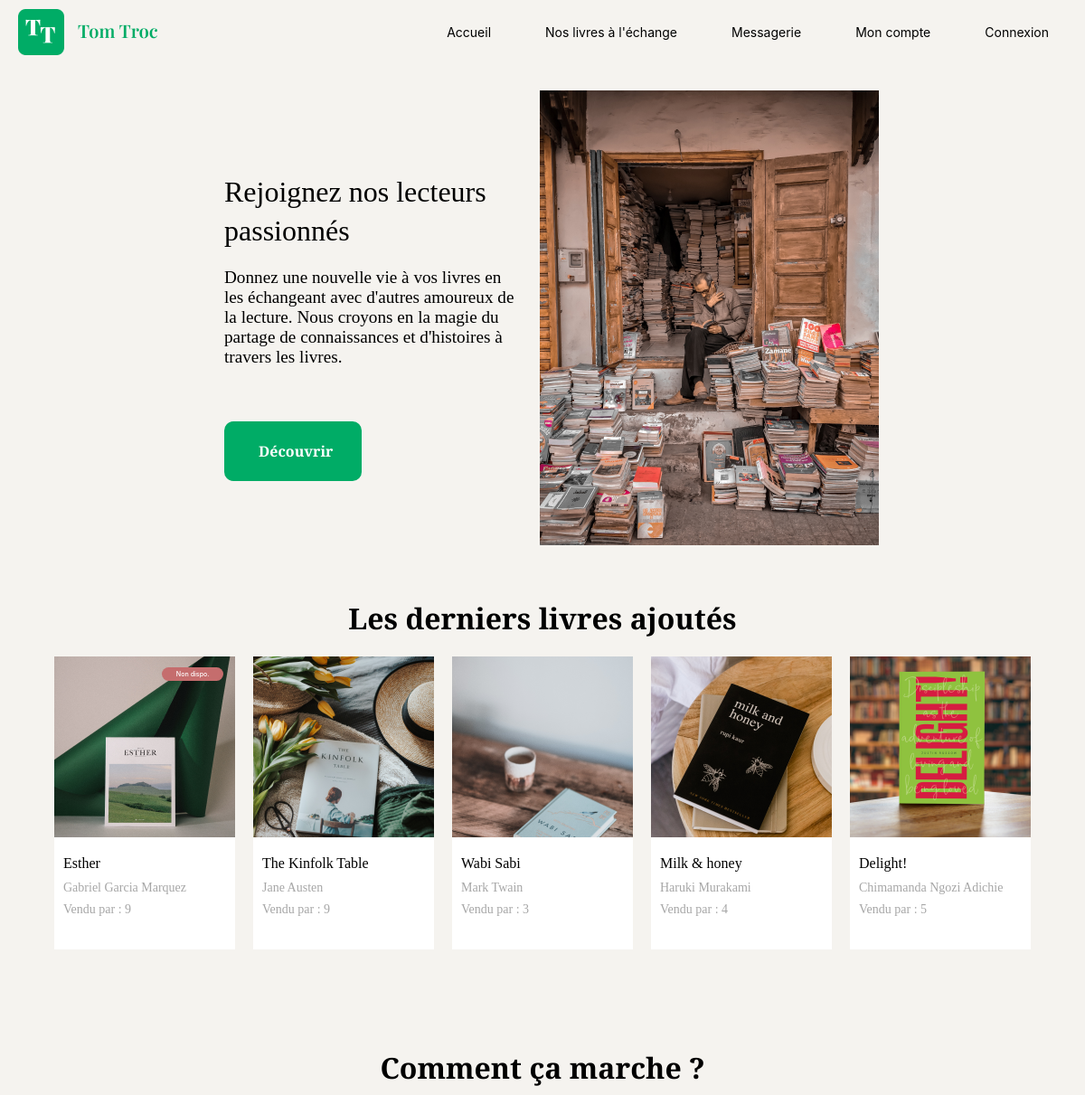
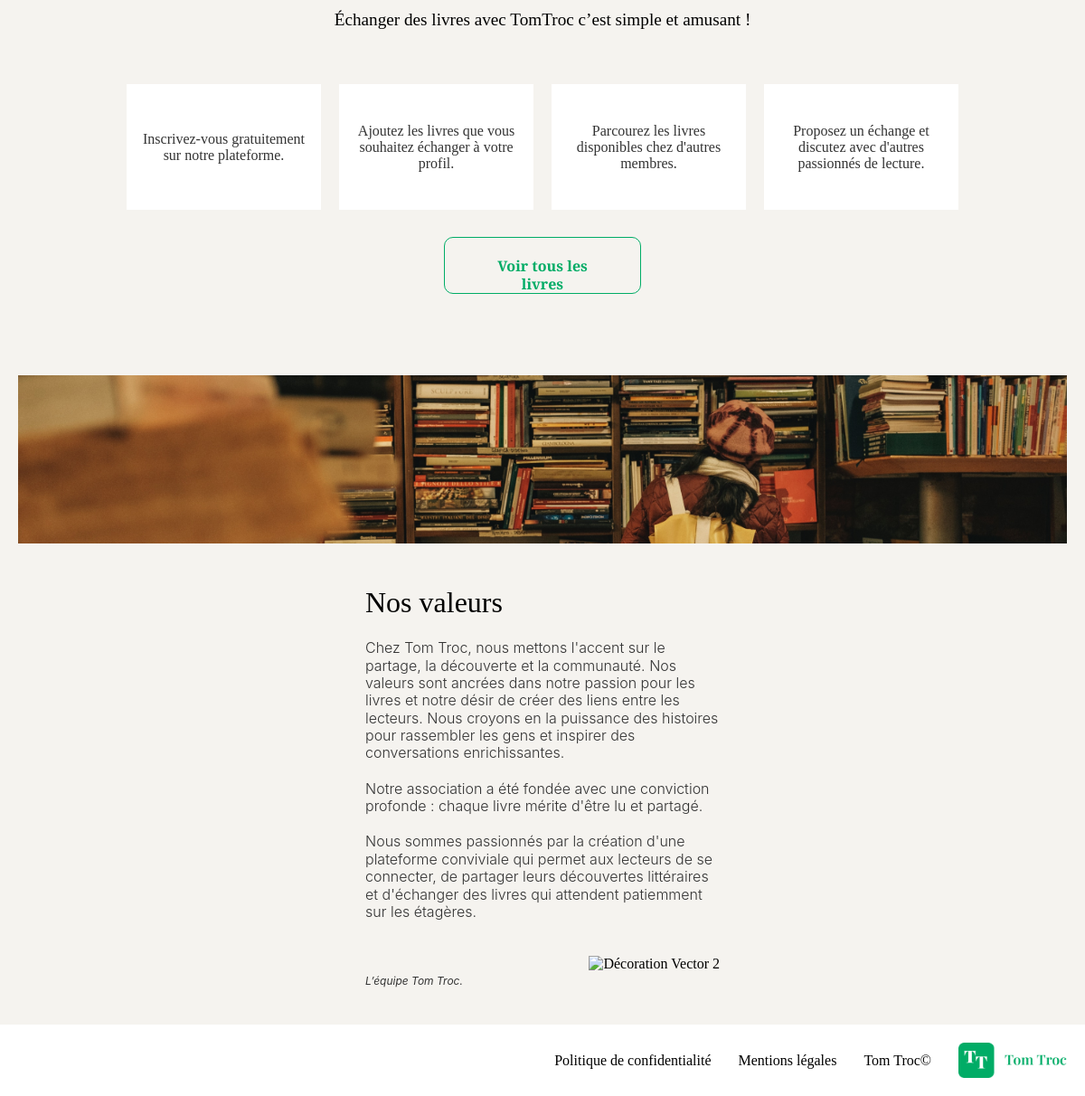
The page / on the database its author committed (2 pictures, top to bottom).
### tables this page shows
CREATE TABLE IF NOT EXISTS `book` (
  `id` int NOT NULL AUTO_INCREMENT,
  `title` varchar(255) NOT NULL,
  `author` varchar(255) NOT NULL,
  `img` varchar(255) NOT NULL,
  `description` text NOT NULL,
  `createdAt` timestamp NOT NULL DEFAULT CURRENT_TIMESTAMP,
  `updatedAt` timestamp NULL DEFAULT CURRENT_TIMESTAMP,
  `available` tinyint(1) NOT NULL,
  `user_id` int DEFAULT NULL,
  PRIMARY KEY (`id`),
  KEY `fk_user` (`user_id`)
);

### views/View.php (called while the page is built, shortened)
<?php
class View
{
    public function render(string $viewName, array $params = []): void
    {
        $viewPath = $this->buildViewPath($viewName);
        $description = $this->_renderViewFromTemplate($viewPath, $params);
    }
    private function _renderViewFromTemplate(string $viewPath, array $params = []): string
    {
        if (file_exists($viewPath)) {
            extract($params);
            require($viewPath);
            return ob_get_clean();
        } else {
            throw new Exception("La vue '$viewPath' est introuvable.");
        }
    }
    private function buildViewPath(string $viewName): string
    {
        return TEMPLATE_VIEW_PATH . $viewName . '.php';
    }
}

### controllers/BookController.php (called while the page is built, shortened)
<?php
class BookController
{
    public function showHome(): void
    {
        $bookManager = new BookManager();
        $books = $bookManager->getBooks();
        $view = new View("Accueil");
        $view->render("home", ['books' => $books]);
    }
}

### index.php (called while the page is built, shortened)
<?php
$action = Utils::request('action', 'home');
try {
    $bookController = new BookController();
    switch ($action) {
        case 'home':
            $bookController->showHome();
            break;
    }
} catch (Exception $e) {
    error_log("Exception capturée : " . $e->getMessage());
    $errorView = new View('Erreur');
    $errorView->render('errorPage', ['errorMessage' => $e->getMessage()]);
}

### models/DBmanager.php (called while the page is built, shortened)
<?php
class DBManager
{
    private static $instance;
    private $db;
    private function __construct()
    {
        $this->db = new PDO('mysql:host=' . DB_HOST . ';dbname=' . DB_NAME . ';charset=utf8', DB_USER, DB_PASS);
        $this->db->setAttribute(PDO::ATTR_ERRMODE, PDO::ERRMODE_EXCEPTION);
        $this->db->setAttribute(PDO::ATTR_DEFAULT_FETCH_MODE, PDO::FETCH_ASSOC);
    }
    public static function getInstance() : DBManager
    {
        if (!self::$instance) {
            self::$instance = new DBManager();
        }
        return self::$instance;
    }
    public function query(string $sql, ?array $params = null) : PDOStatement
    {
        if ($params == null) {
            $query = $this->db->query($sql);
        } else {
            $query = $this->db->prepare($sql);
            $query->execute($params);
        }
        return $query;
    }
}

### models/BookManager.php (called while the page is built, shortened)
<?php
class bookManager extends AbstractEntityManager
{
    public function getBooks(array $criteria = [], array $orders = [], int $limit = 0): array
    {
        $sql = "SELECT * FROM book";
        $params = [];
        $result = $this->db->query($sql, $params);
        $books = [];
        while ($book = $result->fetch()) {
            $books[] = new Book($book);
        }
        return $books;
    }
}

### models/AbstractEntity.php (called while the page is built, shortened)
<?php
abstract class AbstractEntity
{
    protected function hydrate(array $data) : void
    {
        foreach ($data as $key => $value) {
            $method = 'set' . str_replace('_', '', ucwords($key, '_'));
        }
    }
}

### models/Book.php (called while the page is built, shortened)
<?php
class Book extends AbstractEntity
{
    protected int $id;
    private int $userId;
    private string $title = "";
    private string $author = "";
    private ?string $img = null;
    private bool $available = true;
    public function getId(): int
    {
        return $this->id;
    }
    public function setId(int $id): void
    {
        $this->id = $id;
    }
    public function setUserId(int $userId): void
    {
        $this->userId = $userId;
    }
    public function getUserId(): int
    {
        return $this->userId;
    }
    public function setTitle(string $title): void
    {
        $this->title = $title;
    }
    public function getTitle(): string
    {
        return $this->title;
    }
    public function setAuthor(string $author): void
    {
        $this->author = $author;
    }
    public function getAuthor(): string
    {
        return $this->author;
    }
    public function setImg(?string $img): void
    {
        $this->img = $img;
    }
    public function getImg(): ?string
    {
        return $this->img;
    }
    public function setAvailable(bool $available): void
    {
        $this->available = $available;
    }
    public function isAvailable(): bool
    {
        return $this->available;
    }
    public function setCreatedAt(string|DateTime $createdAt, string $format = 'Y-m-d H:i:s'): void
    {
        if (is_string($createdAt)) {
            $createdAt = DateTime::createFromFormat($format, $createdAt);
        }
    }
}

### views/templates/include/book-card.php (the view)
<div class="book-card" data-book-id="<?= $book->getId() ?>" data-title="<?= htmlspecialchars($book->getTitle()) ?>" data-author="<?= htmlspecialchars($book->getAuthor()) ?>">
    <div class="image-container">
        <a href="index.php?action=book-detail&id=<?= $book->getId() ?>">
            <?php
            $imgSrc = $book->getImg() ?? '';
            if (!empty($imgSrc) && file_exists($_SERVER['DOCUMENT_ROOT'] . '/' . $imgSrc)) {
            ?>
                <img src="<?= htmlspecialchars($imgSrc) ?>" alt="Image de <?= htmlspecialchars($book->getTitle()) ?>">
            <?php } else { ?>
                <p>Image non disponible</p>
            <?php } ?>
        </a>
        <?php if (!$book->isAvailable()) { ?>
            <div class="availability-badge">Non dispo.</div>
        <?php } ?>
    </div>
    <div class="text-book-card">
        <h3><?= htmlspecialchars($book->getTitle() ?? 'Titre non disponible') ?></h3>
        <p class="author"><?= htmlspecialchars($book->getAuthor() ?? 'Auteur non disponible') ?></p>
        <p class="seller">Vendu par : <?= htmlspecialchars($book->getUserId() ?? 'Utilisateur inconnu') ?></p>
    </div>
</div>

### views/templates/home.php
<section class="intro-container">
    <img src="../../assets/img/hero.png" alt="Hero image">
    <div class="intro-wrapper">
        <h2 class="title">Rejoignez nos lecteurs passionnés</h2>
        <p class="intro-text">
            Donnez une nouvelle vie à vos livres en les échangeant avec d'autres amoureux de la lecture. Nous croyons en la magie du partage de connaissances et d'histoires à travers les livres.
        </p>
        <a href="index.php?action=books" class="btn">Découvrir</a>
    </div>
</section>
<section class="book-list">
    <h2 class="section-title">Les derniers livres ajoutés</h2>
    <div class="books">
        <?php if (!empty($books)) { ?>
            <?php foreach ($books as $book) { ?>
                <?php include 'include/book-card.php'; ?>
            <?php } ?>
        <?php } else { ?>
            <p>Aucun livre disponible pour le moment.</p>
        <?php } ?>
    </div>
</section>
<section class="how-it-works">
    <h2 class="section-title">Comment ça marche ?</h2>
    <p class="intro-text">
        Échanger des livres avec TomTroc c’est simple et amusant !
    </p>
    <div class="steps-wrapper">
        <div class="step-box">
            <p>Inscrivez-vous gratuitement sur notre plateforme.</p>
        </div>
        <div class="step-box">
            <p>Ajoutez les livres que vous souhaitez échanger à votre profil.</p>
        </div>
        <div class="step-box">
            <p>Parcourez les livres disponibles chez d'autres membres.</p>
        </div>
        <div class="step-box">
            <p>Proposez un échange et discutez avec d'autres passionnés de lecture.</p>
        </div>
    </div>
    <button class="btn view-all-books">Voir tous les livres</button>
</section>
<section class="values-section">
    <div class="banner-image">
        <img src="../../assets/img/banner.png" alt="Bandeau Tom Troc">
    </div>
    <div class="values-content">
        <h2 class="values-title">Nos valeurs</h2>
        <p class="values-paragraph">
            Chez Tom Troc, nous mettons l'accent sur le partage, la découverte et la communauté. Nos valeurs sont ancrées dans notre passion pour les livres et notre désir de créer des liens entre les lecteurs. Nous croyons en la puissance des histoires pour rassembler les gens et inspirer des conversations enrichissantes.
        <p class="values-paragraph">
            Notre association a été fondée avec une conviction profonde : chaque livre mérite d'être lu et partagé.
        </p>
        <p class="values-paragraph">
            Nous sommes passionnés par la création d'une plateforme conviviale qui permet aux lecteurs de se connecter, de partager leurs découvertes littéraires et d'échanger des livres qui attendent patiemment sur les étagères.
        </p>
        <div class="values-footer">
            <div class="values-signature">
                L’équipe Tom Troc.
            </div>
            <img class="vector-image" src="/assets/img/Vector 2.svg" alt="Décoration Vector 2">
        </div>
</section>

### assets/css/style.css (style rules this page uses)
* { margin: 0; padding: 0; box-sizing: border-box; }
:root { --backgroundColor: #F5F3EF; --titleColor: #000000; --textColor: #000000; --buttonDefaultColor: #00AC66; --headerColor: #000; --headerPaleColor: #ccc; --hamburgerColor: #A6A6A6; --PaleColor: white; --quoteColor: #aaa; --dateColor: #888; }
body { font-family: 'Playfair Display'; background-color: var(--backgroundColor); }
h2 { margin: 20px 0; font-size: 32px; font-weight: 400; line-height: 42.66px; color: var(--headerColor); }
a { text-decoration: none; color: inherit; }
.intro-container { display: flex; flex-direction: column; justify-content: center; align-content: center; margin: 20px 0; }
.btn { width: 335px; padding: 22px 38px; border-radius: 10px; background-color: var(--buttonDefaultColor); font-family: 'Playfair Display', serif; font-size: 16px; font-weight: 600; text-align: center; color: white; border: none; cursor: pointer; transition: opacity 0.3s; margin: 20px auto; }
.book-list { background-color: var(--backgroundColor); padding: 40px 20px; }
.section-title { text-align: center; font-size: 36px; font-weight: 700; margin-bottom: 40px; color: var(--headerColor); }
.books { display: flex; flex-wrap: wrap; gap: 20px; justify-content: center; }
.book-card { width: 200px; height: 324px; background-color: var(--PaleColor); overflow: hidden; display: flex; flex-direction: column; transition: transform 0.3s ease; position: relative; }
.text-book-card { margin: 10px; }
.book-card h3 { font-size: 16px; font-weight: 400; margin-bottom: 10px; color: var(--headerColor); }
.book-card img { width: 100%; height: 150px; object-fit: cover; margin-bottom: 10px; }
.book-card p { font-weight: 400; font-size: 14px; color: #A6A6A6; margin-bottom: 8px; }
.image-container { position: relative; width: 100%; height: auto; }
.image-container img { width: 100%; height: auto; display: block; }
.availability-badge { position: absolute; top: 12.7px; left: 119px; padding: 3.96px; border-radius: 23.67px; background: #C56D6D; color: #fff; opacity: 1; width: 68.3px; height: 14.92px; font-family: 'Inter', sans-serif; font-size: 7.1px; font-weight: 500; line-height: 8.59px; text-align: center; }
.image-container .availability-badge { display: block; }
.how-it-works { text-align: center; margin: 50px 0; }
.section-title { font-size: 2em; margin-bottom: 20px; }
.intro-text { font-size: 1.2em; margin-bottom: 30px; }
.steps-wrapper { display: flex; justify-content: center; gap: 20px; flex-wrap: wrap; }
.step-box { width: 215px; height: 139px; background-color: #ffffff; display: flex; align-items: center; justify-content: center; padding: 10px; text-align: center; font-size: 1em; color: #333; }
.btn.view-all-books { width: 218px; height: 63px; padding: 22px 38px; border-radius: 10px; border: 1px solid var(--buttonDefaultColor); background-color: #F5F3EF; opacity: 1; color: var(--buttonDefaultColor); font-size: 1em; text-align: center; cursor: pointer; display: inline-block; margin-top: 30px; gap: 10px; transition: background-color 0.3s ease; font-size: 16px; font-weight: 600; line-height: 19.36px; text-align: center; }
.values-section { padding: 40px 20px; background-color: #F5F3EF; position: relative; }
.banner-image img { width: 100%; height: auto; margin-bottom: 20px; }
.values-content { max-width: 392px; margin: 0 auto; position: relative; }
.values-title { font-family: 'Playfair Display', serif; font-size: 32px; font-weight: 400; line-height: 42.66px; margin-bottom: 20px; }
.values-paragraph { font-family: 'Inter', sans-serif; font-size: 16px; font-weight: 300; line-height: 19.36px; margin-bottom: 20px; color: #333; }
.values-signature { font-family: 'Inter', sans-serif; font-size: 12px; font-style: italic; font-weight: 400; line-height: 14.52px; margin-top: 40px; color: #333; }
.values-footer { display: flex; justify-content: space-between; align-items: center; margin-top: 20px; }
@media (min-width: 768px) { .btn { width: 152px; margin: 0; } }
@media (min-width: 768px) { .intro-container { display: flex; flex-direction: row-reverse; margin: auto 0; } }
@media (min-width: 768px) { .intro-wrapper { max-width: 329px; display: flex; flex-direction: column; justify-content: center; margin: 0 20px; } }
@media (min-width: 768px) { .intro-text { padding-bottom: 30px; } }

### rows shown on the page
book: img+title (picture), available "Non dispo.", title "Esther", author "Gabriel Garcia Marquez", user "9"
book: img+title (picture), title "The Kinfolk Table", author "Jane Austen", user "9"
book: img+title (picture), title "Wabi Sabi", author "Mark Twain", user "3"
book: img+title (picture), title "Milk & honey", author "Haruki Murakami", user "4"
book: img+title (picture), title "Delight!", author "Chimamanda Ngozi Adichie", user "5"
